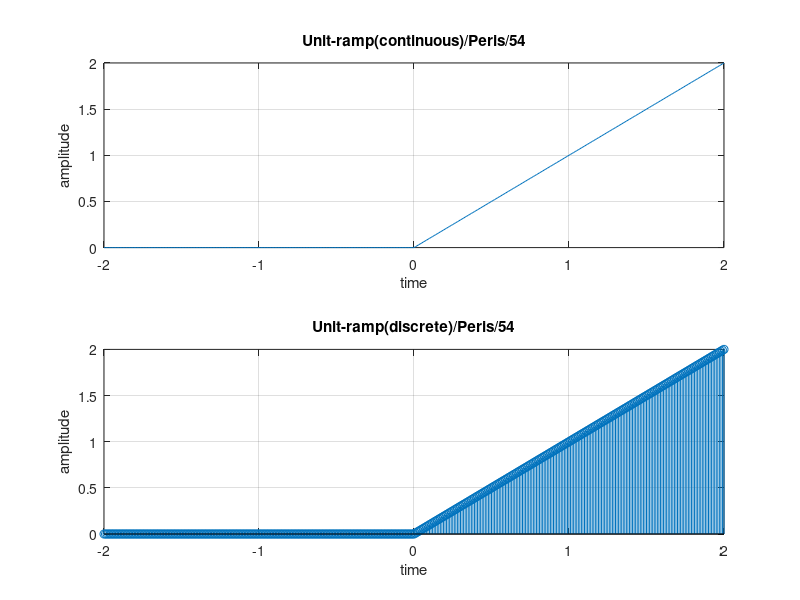

The MATLAB source for this figure:
clc;
close all;
clear all;
i=1;
for t=-2:0.01:2
    if (t>=0)
        x(i)=t;
    else
        x(i)=0;
    end;
    i=i+1;
end;
t=-2:0.01:2;
subplot(2,1,1);
plot(t,x);
xlabel('time');
ylabel('amplitude');
title('Unit-ramp(continuous)/Peris/54');
grid on;
i=1;
for t=-2:0.01:2
    if (t>=0)
        x(i)=t;
    else
        x(i)=0;
    end;
    i=i+1;
end;
t=-2:0.01:2;
subplot(2,1,2);
stem(t,x);
xlabel('time');
ylabel('amplitude');
title('Unit-ramp(discrete)/Peris/54');
grid on;